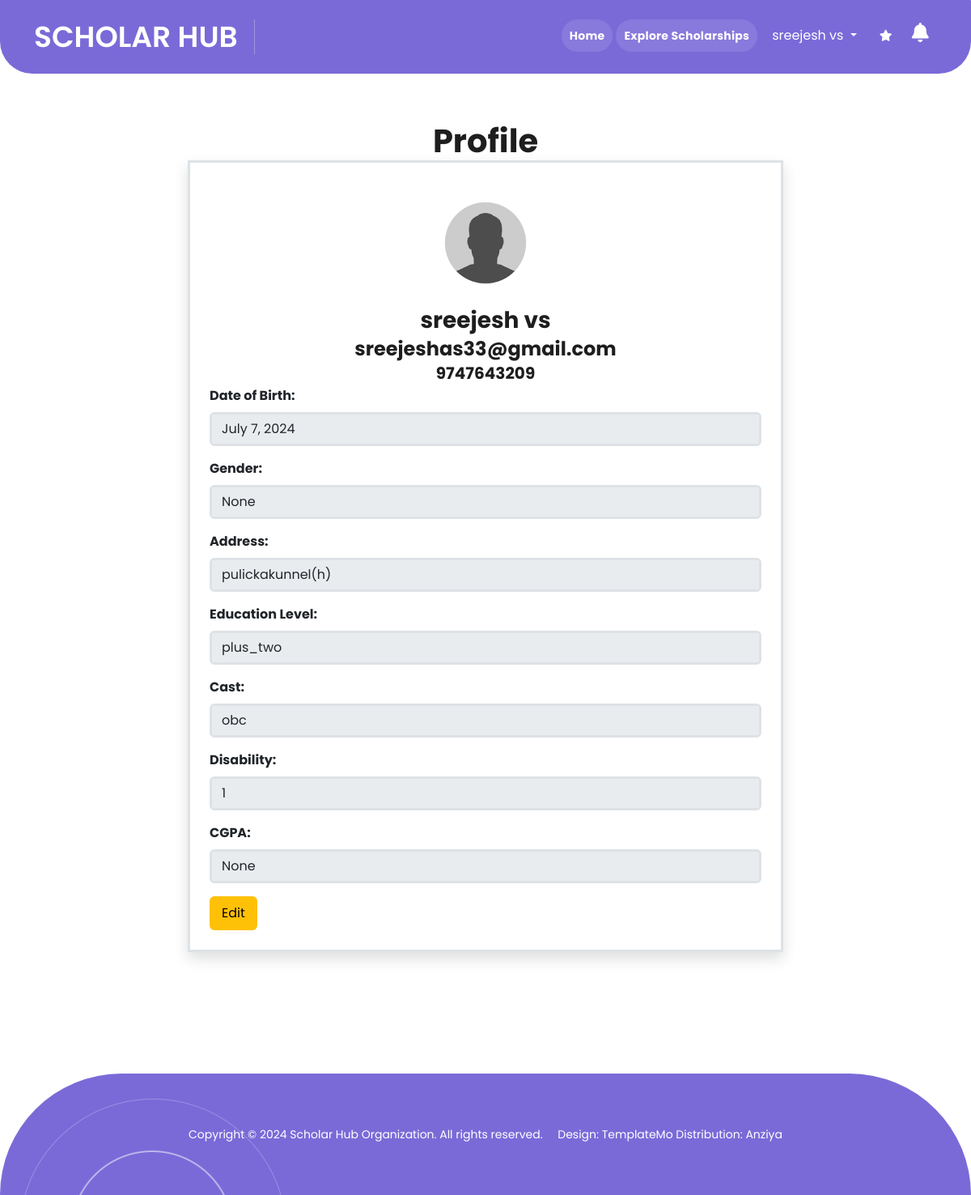
The page /profile/ (signed in) on the database as committed earlier.
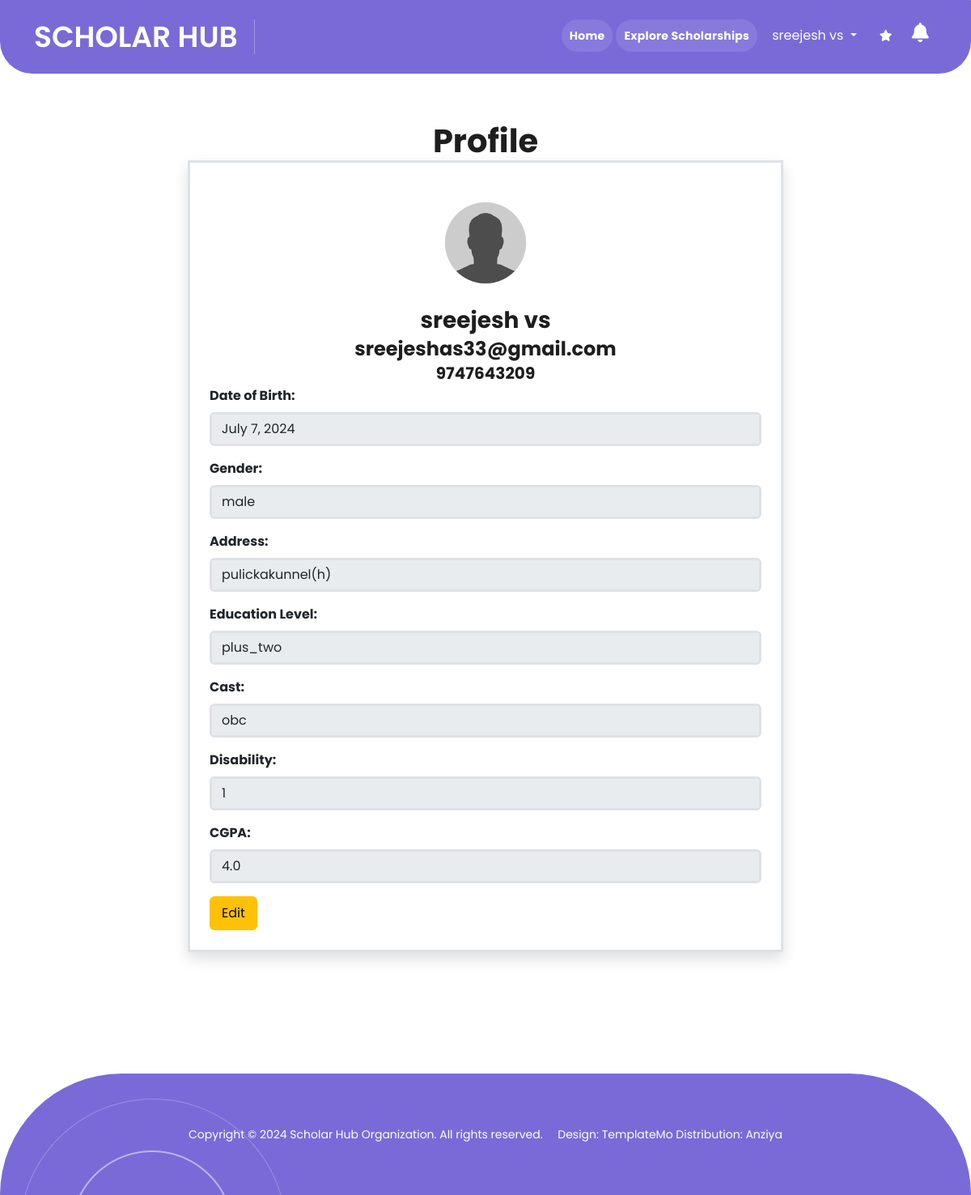
The same page on the database as committed later.
### base/models.py (models this page shows, shortened)
class User(AbstractBaseUser):
    full_name = models.CharField(max_length=60)
    phone = models.CharField(max_length=15)
    dob = models.DateField(null=True,blank=True)
    email = models.EmailField(max_length=200, unique=True)
    GEN= (
        ('male','Male'),
        ('female','Female'),
        ('other','Other')
    )
    gender = models.CharField(max_length=20, blank=True, null=True,choices=GEN)
    phone_verified = models.BooleanField(default=False)
    otp = models.CharField(max_length=6, blank=True, null=True)
    otp_created_at = models.DateTimeField(null=True, blank=True)
    is_active = models.BooleanField(default=True)
    is_staff = models.BooleanField(default=False)
    is_deleted = models.BooleanField(default=False)
    uid = models.UUIDField(default=generate_uuid, editable=False, unique=True)
    is_student = models.BooleanField(default=False, null=True, blank=True)
    fcm_token = models.CharField(max_length=1000, blank=True, null=True)
    country_code = models.CharField(max_length=10, default='+91', blank=True, null=True)
    address = models.TextField(max_length=1000)
    EDU_OP = (('10','10'),
              ('plus_two','Plus Two'),
              ('ug','UG'),
              ('pg','PG'))
    education_level = models.CharField(max_length=200,choices=EDU_OP,null=True,blank=True)
    CAST_OP=(('sc_st','SE-ST'),
              ('obc','OBC'),
              ('genaral','Genaral')
            )
    cast =models.CharField(max_length=200,choices=CAST_OP,null=True,blank=True)
    DIS_OP=(('1','Yes'),
            ('0','No'),)
    disability =models.CharField(max_length=200,choices=DIS_OP,null=True,blank=True)
    cgpa = models.FloatField(null=True, blank=True, validators=[MaxValueValidator(10.0)])
    USERNAME_FIELD = 'email'
    REQUIRED_FIELDS = ['full_name', 'phone']
    objects = UserManager()

### base/views.py (the view)
# urls.py: path('profile/',views.profile,name='profile'),
@login_required(login_url='login')
def profile(request):
    user_obj = User.objects.get(id=request.user.id)
    if user_obj.is_student:
        return render(request, 'profile.html', {'profile': user_obj, 'detailed': True})
    else:
        return render(request, 'profile.html', {'profile': user_obj, 'detailed': False})

### base/context_processors.py (called while the page is built)
def unread_logs_count(request):
    count = 0
    if request.user.is_authenticated:
        count = Log.objects.filter(user=request.user, is_viewed=False).count()
    return {'unread_logs_count': count}

### base/templates/profile.html (shortened to what this page needs)
{% extends "base.html" %}
{% load static%}
{% block home %}
   <div class="container" style="margin-top: 150px;min-height:50vh;">
    <div class="row">
      <div class="col-2"></div>
      <div class="col-8" >
        <div class="contact-us-content">
            <h1 class="text-center">Profile</h1>
            <div class="border border-3 shadow p-4">
                <div class="d-flex justify-content-center">
                    <img src="{% static 'images/pro.png' %}" alt="" style="width: 150px; border-radius: 50px; " >
                </div>
                <h3 class="my-1 text-center"> {{ profile.full_name }}</h3>
                <h4 class="my-1 text-center">{{ profile.email }}</h4>
                <h5 class="my-1 text-center"> {{ profile.phone }}</h5>
                {% if detailed %}
                <div class="mb-3">
                    <label for="dob" class="form-label"><strong>Date of Birth:</strong></label>
                    <input type="text" class="form-control" id="dob" value="{{ profile.dob }}" disabled>
                </div>
                <div class="mb-3">
                    <label for="gender" class="form-label"><strong>Gender:</strong></label>
                    <input type="text" class="form-control" id="gender" value="{{ profile.gender }}" disabled>
                </div>
                <div class="mb-3">
                    <label for="address" class="form-label"><strong>Address:</strong></label>
                    <input type="text" class="form-control" id="address" value="{{ profile.address }}" disabled>
                </div>
                <div class="mb-3">
                    <label for="education_level" class="form-label"><strong>Education Level:</strong></label>
                    <input type="text" class="form-control" id="education_level" value="{{ profile.education_level }}" disabled>
                </div>
                <div class="mb-3">
                    <label for="cast" class="form-label"><strong>Cast:</strong></label>
                    <input type="text" class="form-control" id="cast" value="{{ profile.cast }}" disabled>
                </div>
                <div class="mb-3">
                    <label for="disability" class="form-label"><strong>Disability:</strong></label>
                    <input type="text" class="form-control" id="disability" value="{{ profile.disability }}" disabled>
                </div>
                <div class="mb-3">
                    <label for="cgpa" class="form-label"><strong>CGPA:</strong></label>
                    <input type="text" class="form-control" id="cgpa" value="{{ profile.cgpa }}" disabled>
                </div>
            {% endif %}
                {% if request.user.is_student %}
                <a href="{% url 'user_edit'%}" class="btn btn-warning"> Edit</a>
                {% endif %}
            </div>
        </div>
    </div>
      <div class="col-2"></div>
    </div>
   </div>
{% endblock home %}

### base/templates/base.html (shortened to what this page needs)
<!DOCTYPE html>
{% load static %}
<html lang="en">
<head>
    <link rel="stylesheet" href="https://cdnjs.cloudflare.com/ajax/libs/font-awesome/6.6.0/css/all.min.css"
 />
    <link href="{% static 'vendor/bootstrap/css/bootstrap.min.css' %}" rel="stylesheet">
    <link rel="stylesheet" href="{% static 'css/fontawesome.css' %}">
    <link rel="stylesheet" href="{% static 'css/templatemo-scholar.css' %}">
    <link rel="stylesheet" href="{% static 'css/owl.css' %}">
    <link rel="stylesheet" href="{% static 'css/animate.css' %}">
    <link rel="stylesheet" href="https://unpkg.com/swiper@7/swiper-bundle.min.css" />
</head>
<body>
    <header class="header-area header-sticky p-4"
        style="background-color: #7a6ad8;margin-top: -40px; border-radius: 0px 1px 40px 40px; position: fixed;">
        <div class="container">
            <div class="row">
                <div class="col-12">
                    <nav class="main-nav">
                        <a href="{% url 'home' %}" class="logo">
                            <h1>Scholar&nbsp;Hub</h1>
                        </a>
                        <ul class="nav">
                            <li class="scroll-to-section"><a href="{% url 'home' %}" class="active fw-bold">Home</a>
                            </li>
                            {% if request.user.is_authenticated %}
                            {% if request.user.is_student %}
                            <li class="scroll-to-section"><a href="{% url 'cat_sc' %}" class="active fw-bold">Explore
                                    Scholarships</a></li>
                            {% endif %}
                            <div class="nav-item dropdown">
                                <a href="#" class="nav-link dropdown-toggle text-white" data-bs-toggle="dropdown">
                                    {{ request.user.full_name }}
                                </a>
                            </div>
                            {% if request.user.is_student %}
                            <li class="scroll-to-section">
                                <a href="{% url 'recom' %}" title="Recommended Scholarships">
                                    <i class="fa-solid fa-star"></i>
                                </a>
                            </li>
                            {% endif %}
                           {% if not request.user.is_staff %}
                           <li class="scroll-to-section">
                            <a href="{% url 'notify' %}"><i class="fa-solid fa-bell fs-4"></i></a>
                        </li>
                           {% endif %}
                            {% else %}
                            <li class="scroll-to-section"><a href="{% url 'login' %}">Login</a></li>
                            <li class="scroll-to-section"><a href="{% url 'pre_reg' %}">Register Now!</a></li>
                            {% endif %}
                        </ul>
                    </nav>
                </div>
            </div>
        </div>
    </header>
    {% block home %}
    {% endblock home %}
    <footer>
        <div class="container">
            <div class="col-lg-12">
                <p>Copyright © 2024 Scholar Hub Organization. All rights reserved. &nbsp;&nbsp;&nbsp; Design: <a
                        href="https://templatemo.com" rel="nofollow" target="_blank">TemplateMo</a> Distribution: <a
                        href="https://themewagon.com" rel="nofollow" target="_blank">Anziya</a></p>
            </div>
        </div>
    </footer>
</body>
</html>

### base/static/css/templatemo-scholar.css (style rules this page uses)
html, body, div, span, applet, object, iframe, h1, h2, h3, h4, h5, h6, p, blockquote, div pre, a, abbr, acronym, address, big, cite, code, del, dfn, em, font, img, ins, kbd, q, s, samp, small, strike, strong, sub, sup, tt, var, b, u, i, center, dl, dt, dd, ol, ul, li, figure, header, nav, section, article, aside, footer, figcaption { margin: 0; padding: 0; border: 0; outline: 0; }
ul, li { padding: 0; margin: 0; list-style: none; }
header, nav, section, article, aside, footer, hgroup { display: block; }
* { box-sizing: border-box; }
html, body { font-family: 'Poppins', sans-serif; -ms-text-size-adjust: 100%; -webkit-font-smoothing: antialiased; -moz-osx-font-smoothing: grayscale; }
a { text-decoration: none !important; }
h1, h2, h3, h4, h5, h6 { color: #1e1e1e; margin-top: 0px; margin-bottom: 0px; font-weight: 700; }
ul { margin-bottom: 0px; }
p { font-size: 14px; line-height: 28px; color: #4a4a4a; }
img { width: 100%; overflow: hidden; }
html, body { font-family: 'Poppins', sans-serif; }
.header-area { position: absolute; background-color: transparent; top: 40px; left: 0; right: 0; z-index: 100; -webkit-transition: all .5s ease 0s; -moz-transition: all .5s ease 0s; -o-transition: all .5s ease 0s; transition: all .5s ease 0s; }
.header-area .main-nav { background: transparent; display: flex }
.header-area .main-nav .logo { -webkit-transition: all 0.3s ease 0s; -moz-transition: all 0.3s ease 0s; -o-transition: all 0.3s ease 0s; transition: all 0.3s ease 0s; display: inline-block; }
.header-area .main-nav .logo h1 { font-size: 36px; text-transform: uppercase; color: #fff; font-weight: 600; margin-right: 20px; padding-right: 20px; border-right: 1px solid rgba(250, 250, 250, 0.3); }
.header-area .main-nav ul.nav { border-radius: 0px 0px 25px 25px; flex-basis: 100%; margin-right: 0px; justify-content: right; -webkit-transition: all 0.3s ease 0s; -moz-transition: all 0.3s ease 0s; -o-transition: all 0.3s ease 0s; transition: all 0.3s ease 0s; position: relative; z-index: 999; }
.header-area .main-nav .nav li:last-child { padding-right: 0px; }
.header-area .main-nav .nav li { padding-left: 5px; padding-right: 5px; height: 40px; line-height: 40px; }
.header-area .main-nav .nav li a { display: block; padding-left: 20px; padding-right: 20px; border-radius: 20px; font-weight: 300; font-size: 14px; height: 40px; line-height: 40px; text-transform: capitalize; color: #fff; -webkit-transition: all 0.4s ease 0s; -moz-transition: all 0.4s ease 0s; -o-transition: all 0.4s ease 0s; transition: all 0.4s ease 0s; border: transparent; letter-spacing: .25px; }
.header-area .main-nav .nav li a.active { color: #fff; background-color: rgba(255, 255, 255, 0.10); opacity: 1; }
.header-area.header-sticky .nav li a.active { color: #fff; }
@media (max-width: 1200px) { .header-area .main-nav .nav li { padding-left: 2px; padding-right: 2px; } }
@media (max-width: 1200px) { .header-area .main-nav .nav li a { padding-left: 10px; padding-right: 10px; } }
footer { margin-top: 150px; position: relative; background-color: #7a6ad8; vertical-align: middle; min-height: 150px; border-radius: 150px 150px 0px 0px; }
footer p { text-align: center; line-height: 150px; color: #fff; font-weight: 400; }
footer p a { color: #fff; transition: all .3s; position: relative; z-index: 3; }
footer::before { background: url(../images/contact-dec-01.png); position: absolute; left: 30px; transform: rotate(180deg); opacity: 1; bottom: 0; width: 318px; height: 119px; content: ''; z-index: 2; }
body { overflow-x: hidden; }

Rows that differ between the two databases and show on the page:
changed User "sreejesh vs": gender "None" → "male"; cgpa "None" → "4.0"
